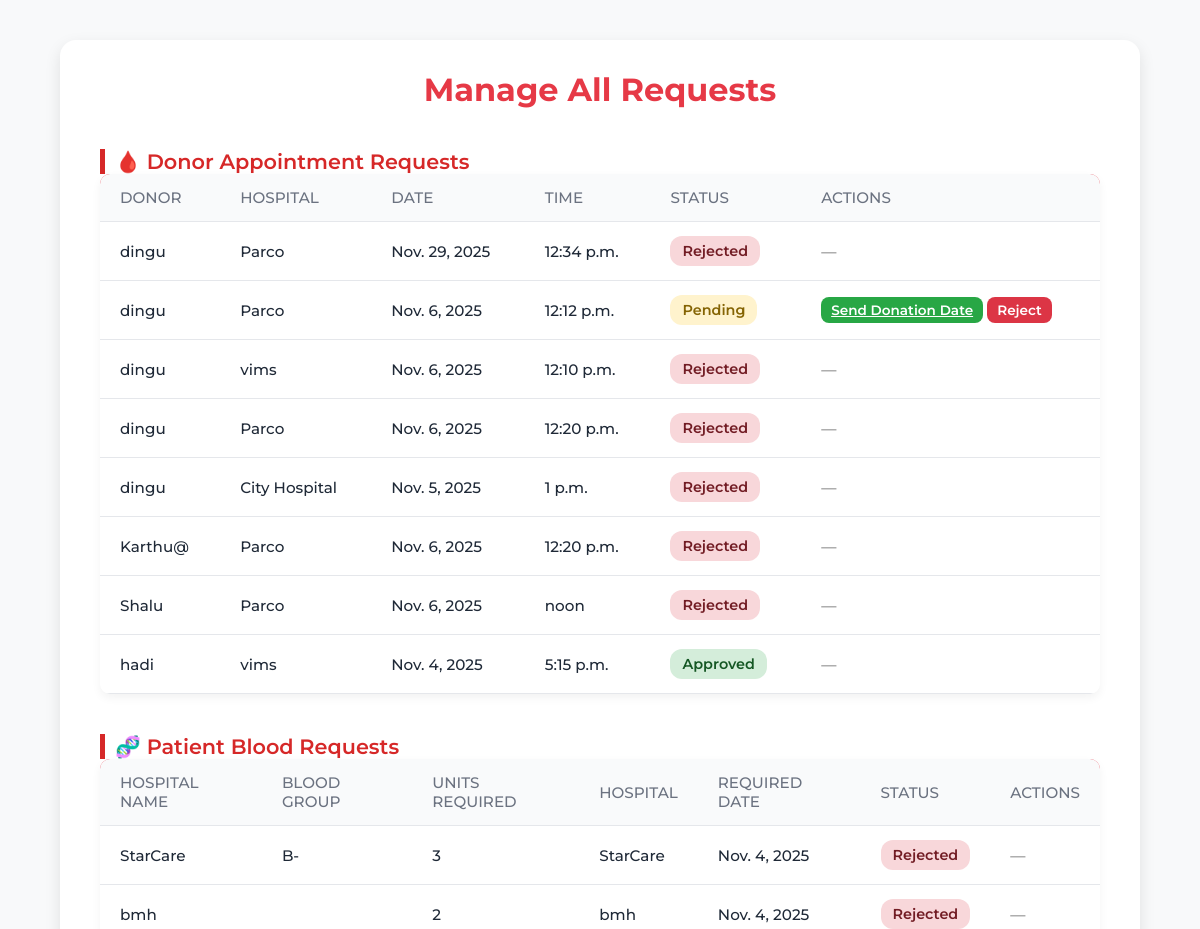
/manage_requests/ (signed in, upper part), run on an earlier commit of the app's database.
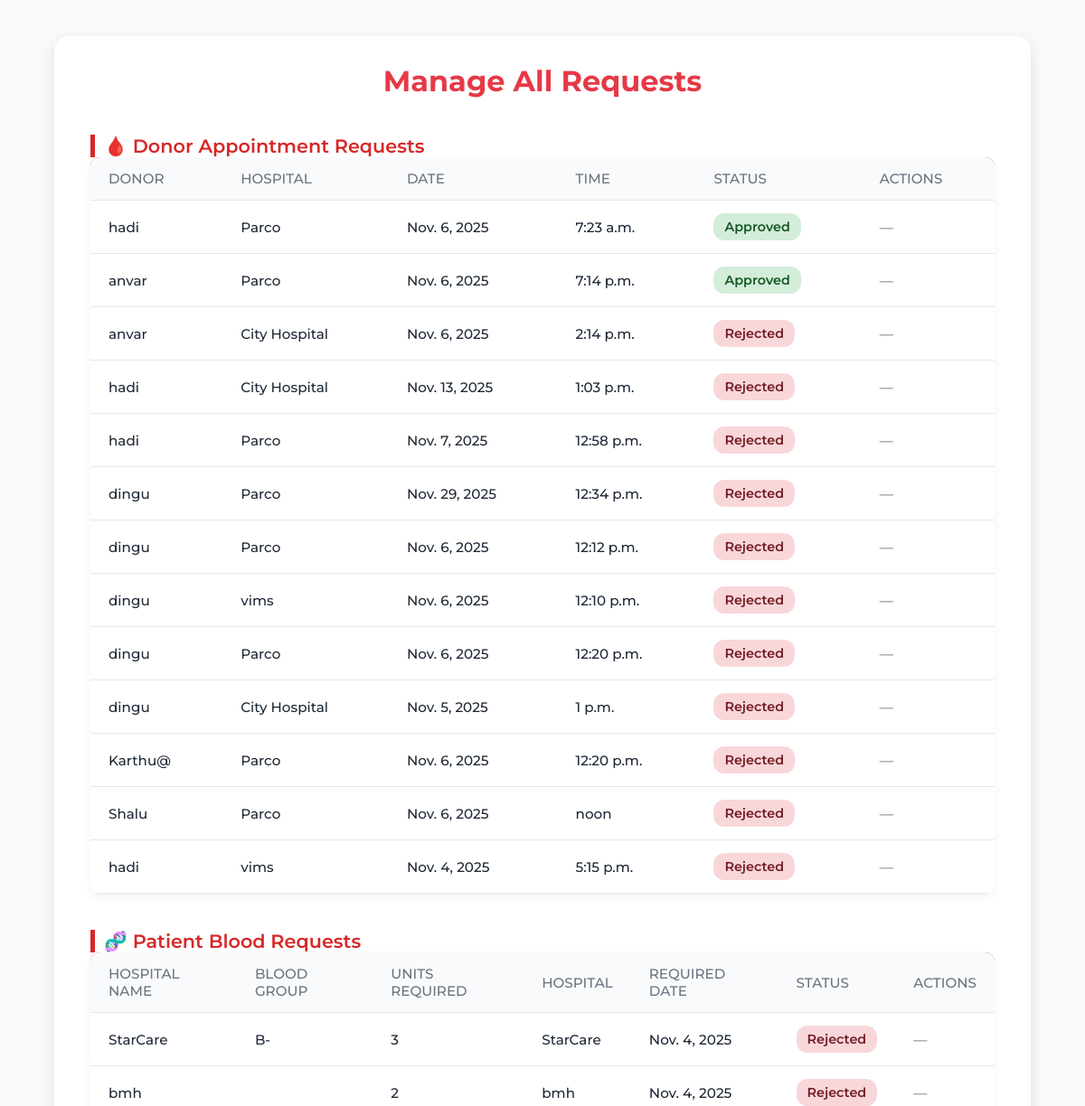
And on a later commit of the database.
### blood_bank_app/models.py (models this page shows, shortened)
class Appointment(models.Model):
    donor = models.ForeignKey(User, on_delete=models.CASCADE)
    hospital = models.ForeignKey(HospitalDetail, on_delete=models.CASCADE, null=True)
    appointment_date = models.DateField(null=True, validators=[validate_future_date])
    appointment_time = models.TimeField()
    notes = models.TextField(blank=True, null=True)
    STATUS_CHOICES = [
        ('Pending', 'Pending'),
        ('Date Sent', 'Date Sent'),
        ('Approved', 'Approved'),
        ('Rejected', 'Rejected'),
        ('Completed', 'Completed'),
        ('Recorded', 'Recorded'),
    ]
    status = models.CharField(max_length=20, choices=STATUS_CHOICES, default='Pending', null=True)
    donor_response = models.CharField(
        max_length=20,
        choices=[('Accepted', 'Accepted'), ('Reschedule', 'Reschedule'), ('No Response', 'No Response')],
        default='No Response', null=True
    )
    blood_units = models.IntegerField(default=0, null=True)  # Units donated by donor
    created_at = models.DateTimeField(auto_now_add=True,null=True)  # Add created_at field
    donation_date = models.DateField(null=True, blank=True,validators=[validate_future_date])  # Optional: Date when donation happens

class HospitalDetail(models.Model):
    user = models.OneToOneField(User, on_delete=models.CASCADE,null=True)
    hospital_name = models.CharField(max_length=200)
    address = models.TextField()
    phone_number = models.CharField(max_length=15)
    hospital_code = models.CharField(max_length=50)
    def __str__(self):
        return self.hospital_name

class BloodRequest(models.Model):
    BLOOD_GROUPS = [
        ('A+', 'A+'), ('A-', 'A-'),
        ('B+', 'B+'), ('B-', 'B-'),
        ('O+', 'O+'), ('O-', 'O-'),
        ('AB+', 'AB+'), ('AB-', 'AB-'),
    ]
    URGENCY_CHOICES = [
        ('Normal', 'Normal'),
        ('Urgent', 'Urgent'),
        ('Emergency', 'Emergency'),
    ]
    STATUS_CHOICES = [
        ('Pending', 'Pending'),
        ('Approved', 'Approved'),
        ('Rejected', 'Rejected'),
    ]
    user = models.ForeignKey(User, on_delete=models.CASCADE)
    full_name = models.CharField(max_length=100)
    blood_group = models.CharField(max_length=3, choices=BLOOD_GROUPS)
    units_required = models.PositiveIntegerField()
    hospital_name = models.CharField(max_length=150)
    hospital_address = models.TextField()
    required_date = models.DateField(validators=[validate_future_date])
    urgency = models.CharField(max_length=20, choices=URGENCY_CHOICES)
    reason = models.TextField(blank=True, null=True)
    status = models.CharField(max_length=20, choices=STATUS_CHOICES, default='Pending')
    created_at = models.DateTimeField(auto_now_add=True)

### blood_bank_app/views.py (the view)
# urls.py: path('manage_requests/', views.manage_requests, name='manage_requests'),
@login_required
def manage_requests(request):
    from .models import Appointment, BloodRequest, HospitalBloodRequest
    appointment_requests = Appointment.objects.all().order_by('-created_at')
    patient_requests = BloodRequest.objects.all().order_by('-created_at')
    hospital_requests = HospitalBloodRequest.objects.all().order_by('-required_date')
    return render(request, 'partials/manage_requests.html', {
        'appointment_requests': appointment_requests,
        'patient_requests': patient_requests,
        'hospital_requests': hospital_requests,
    })

### blood_bank_app/templates/partials/manage_requests.html (shortened to what the changed rows need)
{% extends 'master.html' %}
{% load static %}
{% block content %}
<div class="manage-requests-container">
  <h2 class="page-title">Manage All Requests</h2>
  <div class="request-section">
    <table class="table table-hover align-middle text-center custom-table">
      <thead>
        <tr>
          <th>Donor</th>
          <th>Hospital</th>
          <th>Date</th>
          <th>Time</th>
          <th>Status</th>
          <th>Actions</th>
        </tr>
      </thead>
      <tbody>
        {% for appointment in appointment_requests %}
        <tr>
          <td>{{ appointment.donor.username }}</td>
          <td>{{ appointment.hospital.hospital_name }}</td>
          <td>{{ appointment.appointment_date }}</td>
          <td>{{ appointment.appointment_time }}</td>
          <td>
            {% if appointment.status == 'Approved' %}
              <span class="status-badge accepted">Approved</span>
            {% elif appointment.status == 'Pending' %}
              <span class="status-badge pending">Pending</span>
            {% elif appointment.status == 'Date Sent' %}
              <span class="status-badge info" style="background-color: #cce5ff; color: #004085;">
                Date Sent
              </span>
            {% elif appointment.status == 'Completed' %}
              <span class="status-badge accepted" style="background-color: #b3e6b3; color: #155724;">
                Completed
              </span>
            {% else %}
              <span class="status-badge rejected">Rejected</span>
            {% endif %}
          </td>
          <td>
            {% if appointment.status == 'Pending' %}
              <a href="{% url 'assign_donation_date' appointment.id %}" class="btn-action accept">Send Donation Date</a>
              <form action="{% url 'update_appointment_status' appointment.id 'Rejected' %}" method="post" style="display:inline;">
                <button type="submit" class="btn-action reject">Reject</button>
              </form>
            {% else %}
              <span class="text-muted">—</span>
            {% endif %}
          </td>
        </tr>
        {% empty %}
        <tr><td colspan="6" class="text-muted">No donor appointment requests found</td></tr>
        {% endfor %}
      </tbody>
    </table>
  </div>
  <div class="request-section">
    <table class="table table-hover align-middle text-center custom-table">
      <thead>
        <tr>
          <th>Hospital Name</th>
          <th>Blood Group</th>
          <th>Units Required</th>
          <th>Hospital</th>
          <th>Required Date</th>
          <th>Status</th>
          <th>Actions</th>
        </tr>
      </thead>
      <tbody>
        {% for request in patient_requests %}
        <tr>
          <td>{{ request.hospital_name }}</td>
          <td>{{ request.blood_group }}</td>
          <td>{{ request.units_required }}</td>
          <td>{{ request.hospital_name }}</td>
          <td>{{ request.required_date }}</td>
          <td>
            {% if appointment.status == 'Approved' %}
              <span class="status-badge accepted">Approved</span>
            {% elif appointment.status == 'Pending' %}
              <span class="status-badge pending">Pending</span>
            {% elif appointment.status == 'Completed' %}
              <span class="status-badge accepted" style="background-color: #cce5ff; color: #004085;">
                Completed
              </span>
            {% else %}
              <span class="status-badge rejected">Rejected</span>
            {% endif %}
          </td>
          <td>
            {% if request.status == 'Pending' %}
              <form action="{% url 'update_patient_status' request.id 'Accepted' %}" method="post" style="display:inline;">
                {% csrf_token %}
                <button type="submit" class="btn-action accept">Accept</button>
              </form>
              <form action="{% url 'update_patient_status' request.id 'Rejected' %}" method="post" style="display:inline;">
                {% csrf_token %}
                <button type="submit" class="btn-action reject">Reject</button>
              </form>
            {% else %}
              <span class="text-muted">—</span>
            {% endif %}
          </td>
        </tr>
        {% empty %}
        <tr><td colspan="7" class="text-muted">No patient blood requests found</td></tr>
        {% endfor %}
      </tbody>
    </table>
  </div>
</div>
{% endblock %}

What changed in the data, as far as the page shows it:
added Appointment: donor.username "hadi", hospital.hospital_name "Parco", appointment_date "Nov. 6, 2025", appointment_time "7:23 a.m.", status "Approved"
added Appointment: donor.username "anvar", hospital.hospital_name "Parco", appointment_date "Nov. 6, 2025", appointment_time "7:14 p.m.", status "Approved"
added Appointment: donor.username "anvar", hospital.hospital_name "City Hospital", appointment_date "Nov. 6, 2025", appointment_time "2:14 p.m.", status "Rejected"
added Appointment: donor.username "hadi", hospital.hospital_name "City Hospital", appointment_date "Nov. 13, 2025", appointment_time "1:03 p.m.", status "Rejected"
added Appointment: donor.username "hadi", hospital.hospital_name "Parco", appointment_date "Nov. 7, 2025", appointment_time "12:58 p.m.", status "Rejected"
changed Appointment (number 7 of 13 on the later page): status "Pending Send Donation Date Reject" → "Rejected —"
changed Appointment "Nov. 4, 2025": status "Approved" → "Rejected"
